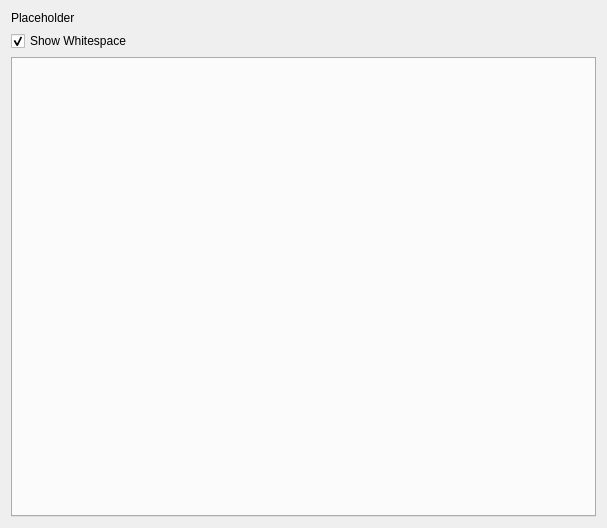
<?xml version="1.0" encoding="UTF-8"?>
<ui version="4.0">
 <class>TextViewer</class>
 <widget class="QDialog" name="TextViewer">
  <property name="geometry">
   <rect>
    <x>0</x>
    <y>0</y>
    <width>607</width>
    <height>528</height>
   </rect>
  </property>
  <property name="windowTitle">
   <string>Log Viewer</string>
  </property>
  <layout class="QVBoxLayout" name="verticalLayout">
   <item>
    <layout class="QVBoxLayout" name="verticalLayout_2">
     <item>
      <widget class="QLabel" name="descriptionLabel">
       <property name="text">
        <string>Placeholder</string>
       </property>
      </widget>
     </item>
     <item>
      <widget class="QCheckBox" name="showWhitespace">
       <property name="text">
        <string>Show Whitespace</string>
       </property>
       <property name="checked">
        <bool>true</bool>
       </property>
      </widget>
     </item>
    </layout>
   </item>
   <item>
    <widget class="QTabWidget" name="editorTabs">
     <property name="sizePolicy">
      <sizepolicy hsizetype="Expanding" vsizetype="Expanding">
       <horstretch>0</horstretch>
       <verstretch>0</verstretch>
      </sizepolicy>
     </property>
     <property name="currentIndex">
      <number>-1</number>
     </property>
    </widget>
   </item>
  </layout>
 </widget>
 <resources/>
 <connections/>
</ui>
